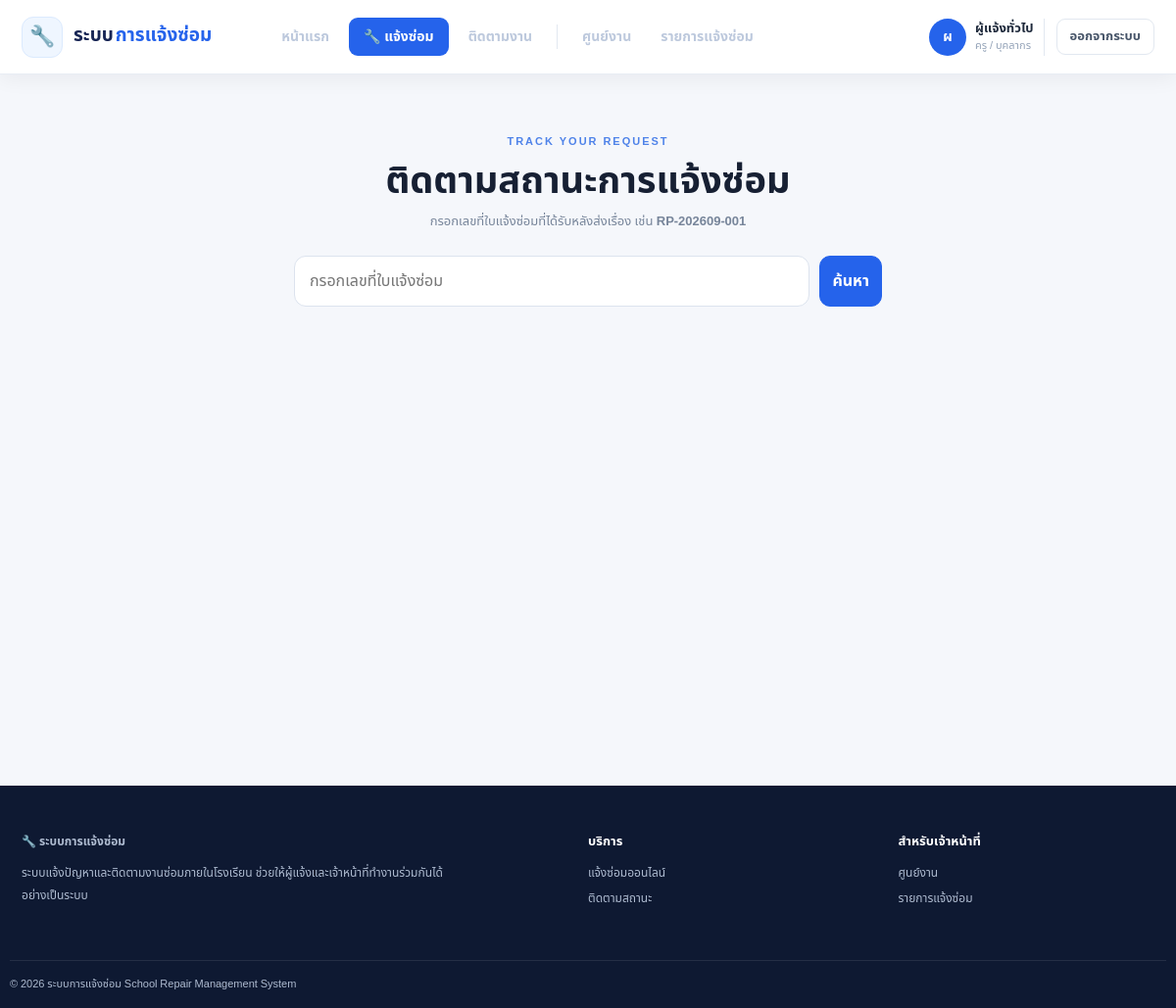
The page /track (signed in) on the database its author committed.
### models.py (models this page shows, shortened)
class User(UserMixin, db.Model):
    __tablename__ = "users"
    id = db.Column(db.Integer, primary_key=True)
    username = db.Column(db.String(80), unique=True, nullable=False)
    password_hash = db.Column(db.String(255), nullable=False)
    fullname = db.Column(db.String(120), nullable=False)
    role = db.Column(db.String(20), nullable=False, default="teacher")
    email = db.Column(db.String(120))
    created_at = db.Column(db.DateTime, default=datetime.utcnow)
    requests = db.relationship(
        "RepairRequest",
        foreign_keys="RepairRequest.user_id",
        backref="requester",
        lazy=True
    )
    assigned_requests = db.relationship(
        "RepairRequest",
        foreign_keys="RepairRequest.assigned_to",
        backref="technician",
        lazy=True
    )

### app.py (the view)
@app.route("/track", methods=["GET", "POST"])
def track_repair():
    request_no = request.values.get("request_no", "").strip().upper()
    repair = RepairRequest.query.filter_by(request_no=request_no).first() if request_no else None
    return render_template("track.html", repair=repair, request_no=request_no)

### app.py (called while the page is built)
@login_manager.user_loader
def load_user(user_id):
    return db.session.get(User, int(user_id))

@app.context_processor
def inject_helpers():
    return {
        "role_label": {
            "admin": "ผู้ดูแลระบบ",
            "teacher": "ครู / บุคลากร",
            "technician": "เจ้าหน้าที่ซ่อม"
        },
        "status_label": {
            "pending": "รอรับเรื่อง",
            "accepted": "รับเรื่องแล้ว",
            "in_progress": "กำลังดำเนินการ",
            "completed": "ซ่อมเสร็จ"
        },
        "problem_label": {
            "electrical": "ไฟฟ้า",
            "furniture": "เฟอร์นิเจอร์",
            "computer": "คอมพิวเตอร์",
            "aircon": "เครื่องปรับอากาศ",
            "other": "อื่น ๆ"
        },
        "urgency_label": {
            "low": "ต่ำ", "medium": "ปานกลาง", "high": "สูง"
        }
    }

### templates/track.html (shortened to what this page needs)
{% extends "base.html" %}
{% block content %}
<div class="track-page"><div class="container"><div class="track-hero"><div class="eyebrow">TRACK YOUR REQUEST</div><h1>ติดตามสถานะการแจ้งซ่อม</h1><p>กรอกเลขที่ใบแจ้งซ่อมที่ได้รับหลังส่งเรื่อง เช่น <b>RP-202609-001</b></p><form method="post" class="track-search"><input name="request_no" value="{{ request_no }}" placeholder="กรอกเลขที่ใบแจ้งซ่อม" required><button class="btn btn-primary">ค้นหา</button></form></div>
</div></div>
{% endblock %}

### templates/base.html (shortened to what this page needs)
<!doctype html>
<html lang="th">
<head>
<link href="https://cdn.jsdelivr.net/npm/bootstrap@5.3.8/dist/css/bootstrap.min.css" rel="stylesheet">
<link rel="stylesheet" href="{{ url_for('static', filename='css/app.css') }}">
</head>
<body>
<nav class="navbar navbar-expand-lg app-nav">
    <div class="container nav-container">
        <a class="navbar-brand system-brand" href="{{ url_for('index') }}">
            <span class="brand-icon">
                🔧
            </span>
            <span class="brand-text">
                ระบบ<span class="brand-accent">การแจ้งซ่อม</span>
            </span>
        </a>
        <div class="collapse navbar-collapse" id="mainNavbar">
            <ul class="navbar-nav main-menu">
                <li class="nav-item">
                    <a
                        class="nav-link"
                        href="{{ url_for('index') }}"
                    >
                        หน้าแรก
                    </a>
                </li>
                <li class="nav-item">
                    <a
                        class="nav-link nav-main-action"
                        href="{{ url_for('create_repair') }}"
                    >
                        <span>🔧</span>
                        แจ้งซ่อม
                    </a>
                </li>
                <li class="nav-item">
                    <a
                        class="nav-link"
                        href="{{ url_for('track_repair') }}"
                    >
                        ติดตามงาน
                    </a>
                </li>
                {% if current_user.is_authenticated %}
                <li class="nav-item">
                    <a
                        class="nav-link"
                        href="{{ url_for('dashboard') }}"
                    >
                        ศูนย์งาน
                    </a>
                </li>
                <li class="nav-item">
                    <a
                        class="nav-link"
                        href="{{ url_for('repairs') }}"
                    >
                        รายการแจ้งซ่อม
                    </a>
                </li>
                {% endif %}
            </ul>
            <div class="nav-right">
                {% if current_user.is_authenticated %}
                <div class="user-profile">
                    <div class="user-avatar">
                        {{ current_user.fullname[0] }}
                    </div>
                    <div class="user-info">
                        <span class="user-name">
                            {{ current_user.fullname }}
                        </span>
                        <span class="user-role">
                            {{ role_label[current_user.role] }}
                        </span>
                    </div>
                </div>
                <a
                    class="btn btn-nav-logout"
                    href="{{ url_for('auth_logout') }}"
                >
                    ออกจากระบบ
                </a>
                {% endif %}
            </div>
        </div>
    </div>
</nav>
<main class="main-content">
    {% block content %}{% endblock %}
</main>
<footer class="site-footer">
    <div class="container footer-inner">
        <div class="footer-about">
            <a
                class="footer-brand"
                href="{{ url_for('index') }}"
            >
                🔧 ระบบการแจ้งซ่อม
            </a>
            <p>
                ระบบแจ้งปัญหาและติดตามงานซ่อมภายในโรงเรียน
                ช่วยให้ผู้แจ้งและเจ้าหน้าที่ทำงานร่วมกันได้อย่างเป็นระบบ
            </p>
        </div>
        <div class="footer-column">
            <b>บริการ</b>
            <a href="{{ url_for('create_repair') }}">
                แจ้งซ่อมออนไลน์
            </a>
            <a href="{{ url_for('track_repair') }}">
                ติดตามสถานะ
            </a>
        </div>
        <div class="footer-column">
            <b>สำหรับเจ้าหน้าที่</b>
            {% if current_user.is_authenticated %}
            <a href="{{ url_for('dashboard') }}">
                ศูนย์งาน
            </a>
            <a href="{{ url_for('repairs') }}">
                รายการแจ้งซ่อม
            </a>
            {% else %}
            <a href="{{ url_for('auth_login') }}">
                เข้าสู่ระบบเจ้าหน้าที่
            </a>
            {% endif %}
        </div>
    </div>
    <div class="container footer-bottom">
        <span>
            © 2026 ระบบการแจ้งซ่อม
        </span>
        <span>
            School Repair Management System
        </span>
    </div>
</footer>
</body>
</html>

### static/css/app.css (style rules this page uses)
:root { --navy:#0f1b36;--navy2:#16264a;--blue:#2563eb;--blue2:#3b82f6;--ink:#172033;--muted:#6f7d93;--bg:#f5f7fb;--line:#e5eaf2;--white:#fff;--green:#16a34a;--shadow:0 15px 40px rgba(17,35,70,.08) }
* { box-sizing:border-box }
html { scroll-behavior:smooth }
body { margin:0;font-family:"Noto Sans Thai",sans-serif;background:var(--bg);color:var(--ink) }
a { text-decoration:none }
.container { max-width:1180px }
.app-nav { height:74px;background:rgba(15,27,54,.98);box-shadow:0 4px 22px rgba(15,27,54,.12) }
.system-brand { display:flex;align-items:center;gap:9px;color:#fff!important;font-weight:800;font-size:18px }
.brand-icon { width:39px;height:39px;display:grid;place-items:center;background:#2563eb;border-radius:12px;font-size:19px }
.brand-accent { color:#8db7ff;margin-left:2px }
.navbar-nav .nav-link { color:#bdc9dd!important;font-size:13px;font-weight:600;padding:27px 12px!important }
.nav-right { display:flex;align-items:center;gap:13px }
.main-content { min-height:calc(100vh - 74px) }
.btn { border-radius:11px;font-weight:700 }
.btn-primary { background:var(--blue);border-color:var(--blue) }
.eyebrow { display:inline-block;font-size:11px;font-weight:800;letter-spacing:2px;color:#4f83e9 }
.site-footer { background:#0e1932;color:#aebbd0;padding-top:48px }
.footer-inner { display:grid;grid-template-columns:2fr 1fr 1fr;gap:55px;padding-bottom:38px }
.footer-brand { color:#fff;font-size:18px;font-weight:800 }
.footer-inner p { font-size:12px;line-height:1.9;max-width:430px;margin-top:12px }
.footer-inner b { display:block;color:#fff;font-size:13px;margin-bottom:12px }
.footer-inner a { display:block;color:#aebbd0;font-size:12px;margin-bottom:8px }
.footer-bottom { border-top:1px solid rgba(255,255,255,.09);padding:16px 0;font-size:11px }
.track-page { padding:55px 20px 85px }
.track-hero { text-align:center;max-width:750px;margin:0 auto 28px }
.track-hero h1 { font-size:38px;font-weight:800;margin:8px 0 }
.track-hero p { color:#77859a;font-size:13px }
.track-search { display:flex;gap:10px;max-width:600px;margin:25px auto 0 }
.track-search input { flex:1;border:1px solid #dce3ee;border-radius:12px;padding:13px 15px }
.app-nav { background: #ffffff; border-bottom: 1px solid #e8edf4; box-shadow: 0 4px 20px rgba(15, 23, 42, 0.06); min-height: 76px; position: sticky; top: 0; z-index: 1000; }
.nav-container { min-height: 76px; display: flex; align-items: center; }
.system-brand { display: flex; align-items: center; gap: 11px; color: #172554 !important; text-decoration: none; font-size: 19px; font-weight: 800; white-space: nowrap; }
.brand-icon { width: 42px; height: 42px; display: flex; align-items: center; justify-content: center; background: #eff6ff; border: 1px solid #dbeafe; border-radius: 12px; font-size: 21px; }
.brand-text { color: #172554; }
.brand-accent { color: #2563eb; margin-left: 2px; }
.main-menu { display: flex; align-items: center; gap: 4px; margin-left: 42px; }
.main-menu .nav-link { color: #475569; font-size: 14px; font-weight: 600; padding: 10px 13px !important; border-radius: 9px; transition: all 0.2s ease; }
.main-menu .nav-main-action { background: #2563eb; color: #ffffff !important; padding: 9px 15px !important; margin: 0 3px; }
.nav-right { margin-left: auto; display: flex; align-items: center; gap: 12px; white-space: nowrap; }
.user-profile { display: flex; align-items: center; gap: 9px; padding-right: 10px; border-right: 1px solid #e2e8f0; }
.user-avatar { width: 38px; height: 38px; display: flex; align-items: center; justify-content: center; border-radius: 50%; background: #2563eb; color: #ffffff; font-size: 14px; font-weight: 800; }
.user-info { display: flex; flex-direction: column; line-height: 1.2; }
.user-name { color: #1e293b; font-size: 13px; font-weight: 700; }
.user-role { color: #94a3b8; font-size: 11px; margin-top: 3px; }
.btn-nav-logout { border: 1px solid #e2e8f0; background: #ffffff; color: #475569; font-size: 13px; font-weight: 600; padding: 8px 13px; border-radius: 9px; }

### rows shown on the page
User: fullname "ผ", fullname "ผู้แจ้งทั่วไป", role "ครู / บุคลากร"
